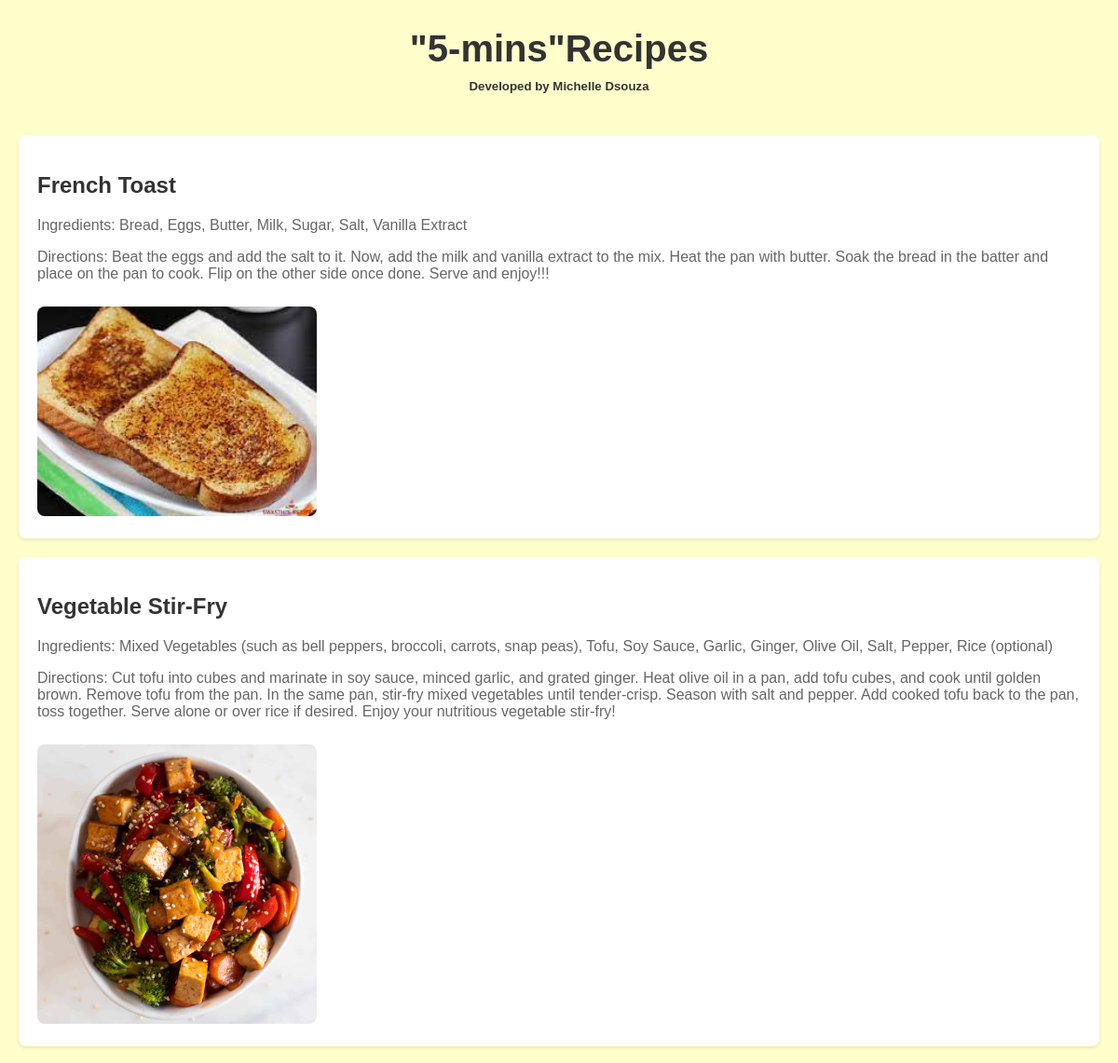
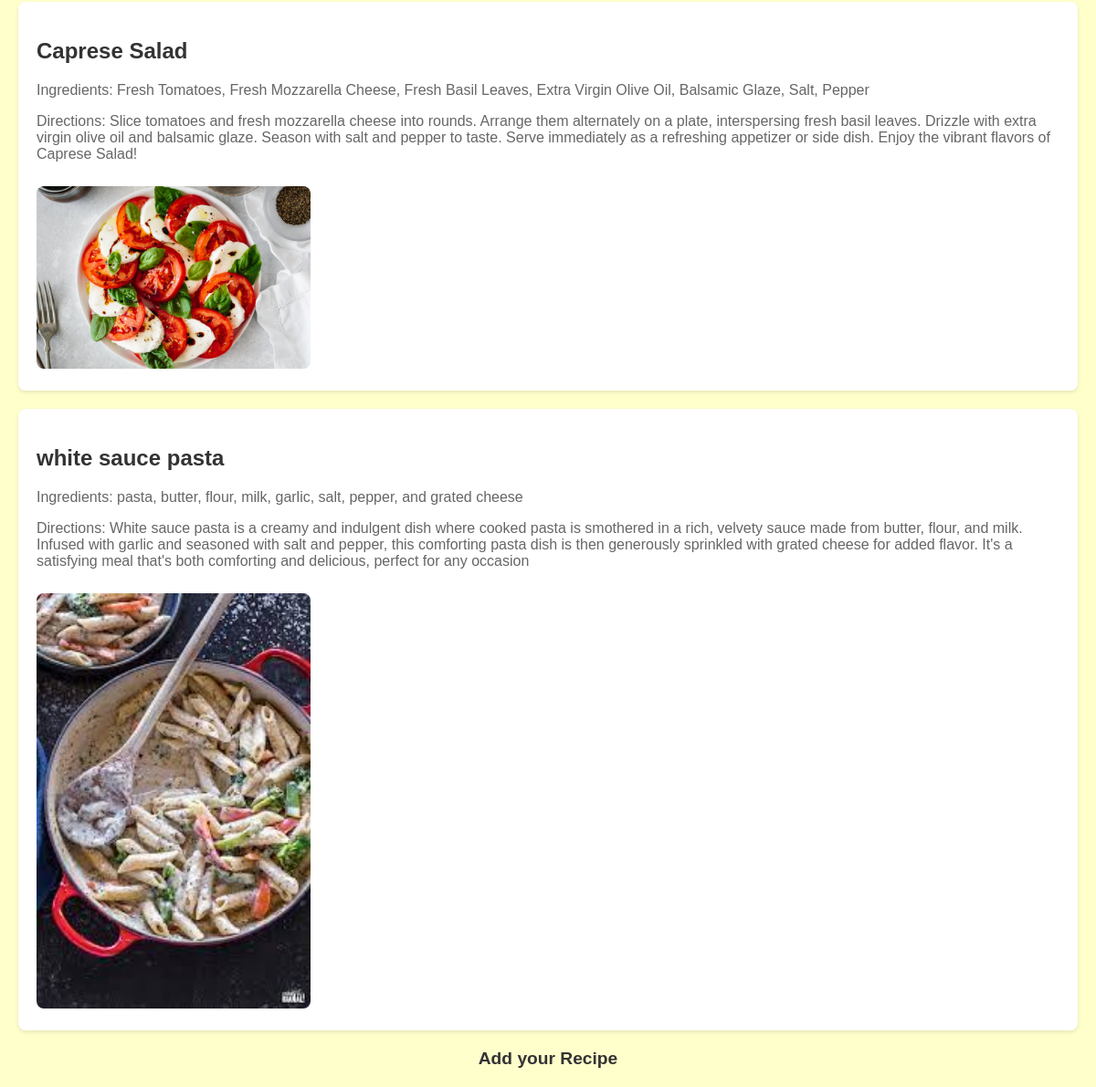
The page / on the database its author committed (2 pictures, top to bottom).
### recipe_app/models.py (models this page shows, shortened)
class Recipe(models.Model):
    title = models.CharField(max_length=100)
    ingredients = models.TextField()
    description = models.TextField()
    image = models.ImageField(upload_to=user_directory_path, null=True)

### recipe_app/views.py (the view)
# urls.py: path('', views.index, name='index'),
def index(request):
    recipes = Recipe.objects.all()
    return render(request, 'index.html', {'recipes': recipes})

### templates/index.html (shortened to what this page needs)
<!DOCTYPE html>
<html lang="en">
<head>
</head>
<body>
    <nav>
        <h1>"5-mins"Recipes</h1>
        <h5>Developed by Michelle Dsouza</h5>
      </nav>
    <div class="container">
        {% for recipe in recipes %}
            <div class="recipe">
                <h2>{{ recipe.title }}</h2>
                <p>Ingredients: {{ recipe.ingredients }}</p>
                <p>Directions: {{ recipe.description }}</p>
                <img src="{{ recipe.image.url }}" alt="{{ recipe.title }}">
            </div>
        {% endfor %}
        <a href="{% url 'upload' %}" class="upload-link">Add your Recipe</a>
    </div>
</body>
</html>

### templates/index.html (style rules this page uses)
body { background-color: #ffffcc; margin: 0; padding: 0; font-family: Arial, sans-serif; }
nav { background-color: #ffffcc; color: #333; padding: 20px; text-align: center; }
nav h1 { font-size: 2.5em; margin: 10px 0; color: #333; }
nav h5 { margin: 5px 0; }
.container { max-width: 1200px; margin: 20px auto; padding: 0 20px; }
.recipe { background-color: #fff; padding: 20px; margin-bottom: 20px; border-radius: 8px; box-shadow: 0 2px 4px rgba(0,0,0,0.1); }
.recipe h2 { color: #333; }
.recipe p { color: #666; }
.recipe img { width: 100%; max-width: 300px; height: auto; border-radius: 8px; margin-top: 10px; }
.upload-link { display: block; text-align: center; margin-top: 20px; color: #333; text-decoration: none; font-weight: bold; font-size: 1.2em; }

### rows shown on the page
Recipe: title "French Toast", ingredients "Bread, Eggs, Butter, Milk, Sugar, Salt, Vanilla Extract", description "Beat the eggs and add the salt to it. Now, add the milk and vanilla extract to the mix. Heat the pan with butter. Soak the bread in the batter and place on the pan to cook. Flip on the other side once done. Serve and enjoy!!!", image (picture)
Recipe: title "Vegetable Stir-Fry", ingredients "Mixed Vegetables (such as bell peppers, broccoli, carrots, snap peas), Tofu, Soy Sauce, Garlic, Ginger, Olive Oil, Salt, Pepper, Rice (optional)", description "Cut tofu into cubes and marinate in soy sauce, minced garlic, and grated ginger. Heat olive oil in a pan, add tofu cubes, and cook until golden brown. Remove tofu from the pan. In the same pan, stir-fry mixed vegetables until tender-crisp. Season with salt and pepper. Add cooked tofu back to the pan, toss together. Serve alone or over rice if desired. Enjoy your nutritious vegetable stir-fry!", image (picture)
Recipe: title "Caprese Salad", ingredients "Fresh Tomatoes, Fresh Mozzarella Cheese, Fresh Basil Leaves, Extra Virgin Olive Oil, Balsamic Glaze, Salt, Pepper", description "Slice tomatoes and fresh mozzarella cheese into rounds. Arrange them alternately on a plate, interspersing fresh basil leaves. Drizzle with extra virgin olive oil and balsamic glaze. Season with salt and pepper to taste. Serve immediately as a refreshing appetizer or side dish. Enjoy the vibrant flavors of Caprese Salad!", image (picture)
Recipe: title "white sauce pasta", ingredients "pasta, butter, flour, milk, garlic, salt, pepper, and grated cheese", description "White sauce pasta is a creamy and indulgent dish where cooked pasta is smothered in a rich, velvety sauce made from butter, flour, and milk. Infused with garlic and seasoned with salt and pepper, this comforting pasta dish is then generously sprinkled with grated cheese for added flavor. It's a satisfying meal that's both comforting and delicious, perfect for any occasion", image (picture)
